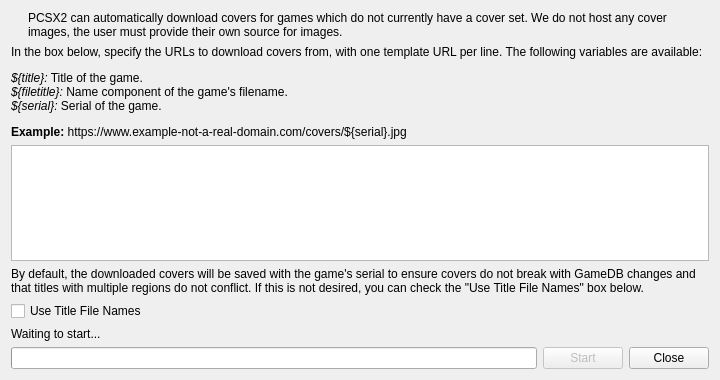
<?xml version="1.0" encoding="UTF-8"?>
<ui version="4.0">
 <class>CoverDownloadDialog</class>
 <widget class="QDialog" name="CoverDownloadDialog">
  <property name="geometry">
   <rect>
    <x>0</x>
    <y>0</y>
    <width>720</width>
    <height>380</height>
   </rect>
  </property>
  <property name="windowTitle">
   <string>Download Covers</string>
  </property>
  <layout class="QVBoxLayout" name="verticalLayout">
   <item>
    <layout class="QHBoxLayout" name="horizontalLayout_2" stretch="0,1">
     <property name="spacing">
      <number>10</number>
     </property>
     <item>
      <widget class="QLabel" name="coverIcon">
       <property name="text">
        <string/>
       </property>
       <property name="pixmap">
        <pixmap resource="resources/resources.qrc">:/icons/black/svg/artboard-2-line.svg</pixmap>
       </property>
       <property name="alignment">
        <set>Qt::AlignLeading|Qt::AlignLeft|Qt::AlignTop</set>
       </property>
      </widget>
     </item>
     <item>
      <widget class="QLabel" name="label">
       <property name="text">
        <string>PCSX2 can automatically download covers for games which do not currently have a cover set. We do not host any cover images, the user must provide their own source for images.</string>
       </property>
       <property name="wordWrap">
        <bool>true</bool>
       </property>
      </widget>
     </item>
    </layout>
   </item>
   <item>
    <widget class="QLabel" name="label_3">
     <property name="text">
      <string>&lt;html&gt;&lt;head/&gt;&lt;body&gt;&lt;p&gt;In the box below, specify the URLs to download covers from, with one template URL per line. The following variables are available:&lt;/p&gt;&lt;p&gt;&lt;span style=&quot; font-style:italic;&quot;&gt;${title}:&lt;/span&gt; Title of the game.&lt;br/&gt;&lt;span style=&quot; font-style:italic;&quot;&gt;${filetitle}:&lt;/span&gt; Name component of the game's filename.&lt;br/&gt;&lt;span style=&quot; font-style:italic;&quot;&gt;${serial}:&lt;/span&gt; Serial of the game.&lt;/p&gt;&lt;p&gt;&lt;span style=&quot; font-weight:700;&quot;&gt;Example:&lt;/span&gt; https://www.example-not-a-real-domain.com/covers/${serial}.jpg&lt;/p&gt;&lt;/body&gt;&lt;/html&gt;</string>
     </property>
     <property name="wordWrap">
      <bool>true</bool>
     </property>
    </widget>
   </item>
   <item>
    <widget class="QTextEdit" name="urls"/>
   </item>
   <item>
    <widget class="QLabel" name="label_2">
     <property name="text">
      <string>By default, the downloaded covers will be saved with the game's serial to ensure covers do not break with GameDB changes and that titles with multiple regions do not conflict. If this is not desired, you can check the &quot;Use Title File Names&quot; box below.</string>
     </property>
     <property name="wordWrap">
      <bool>true</bool>
     </property>
    </widget>
   </item>
   <item>
    <widget class="QCheckBox" name="useTitleFileNames">
     <property name="text">
      <string>Use Title File Names</string>
     </property>
    </widget>
   </item>
   <item>
    <widget class="QLabel" name="status">
     <property name="text">
      <string>Waiting to start...</string>
     </property>
    </widget>
   </item>
   <item>
    <layout class="QHBoxLayout" name="horizontalLayout">
     <item>
      <widget class="QProgressBar" name="progress"/>
     </item>
     <item>
      <widget class="QPushButton" name="start">
       <property name="enabled">
        <bool>false</bool>
       </property>
       <property name="text">
        <string>Start</string>
       </property>
       <property name="default">
        <bool>true</bool>
       </property>
      </widget>
     </item>
     <item>
      <widget class="QPushButton" name="close">
       <property name="text">
        <string>Close</string>
       </property>
      </widget>
     </item>
    </layout>
   </item>
  </layout>
 </widget>
 <resources>
  <include location="resources/resources.qrc"/>
 </resources>
 <connections/>
</ui>
